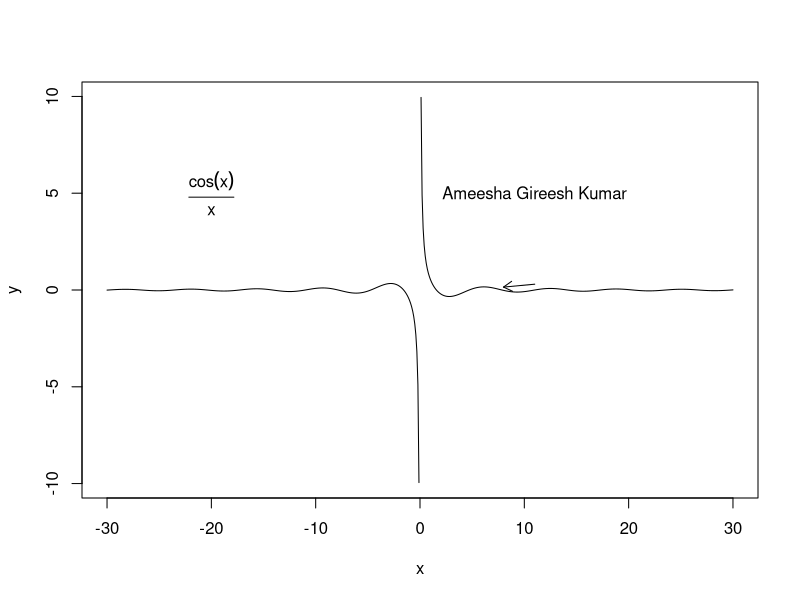

Source code (R):
x = seq(-30,30,0.1)
y=cos(x)/x
plot(x,y,type="l")

text(-20,5,expression(frac(cos(x),x)))
arrows(11,0.3,8,0.15,length=0.1)
text(11,5,"Ameesha Gireesh Kumar")
